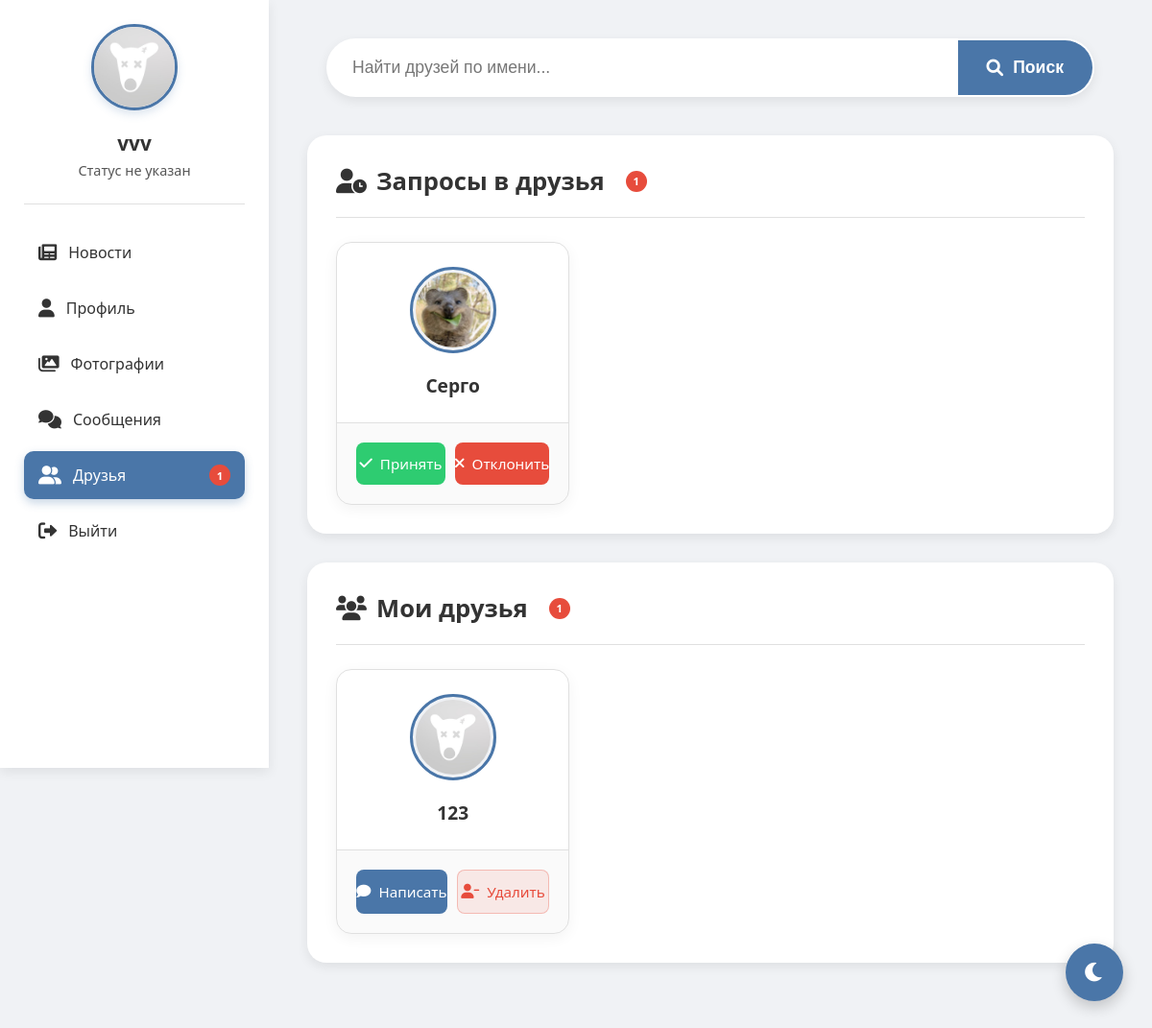
The app's page /friends (signed in), older data.
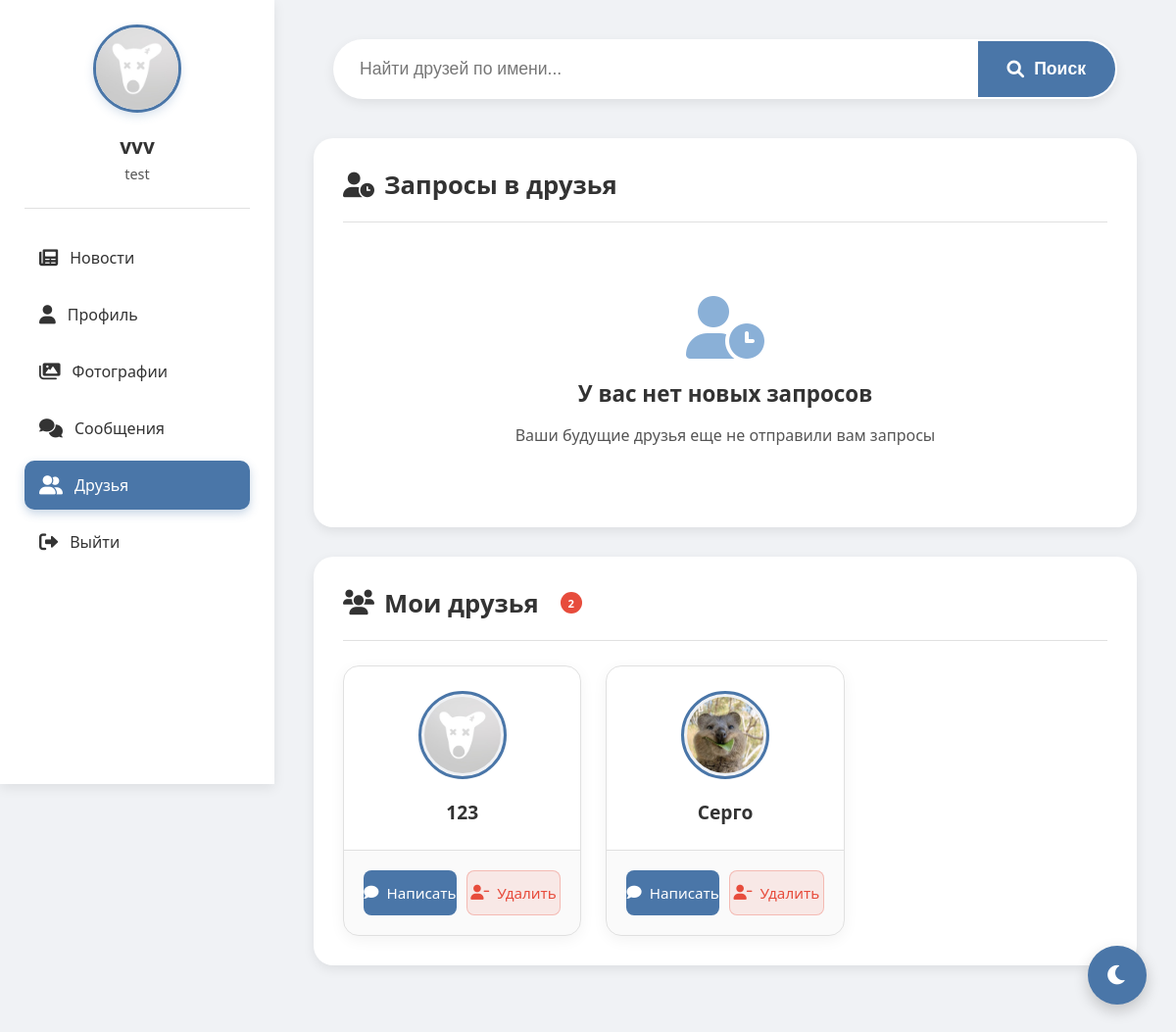
The same page, newer data.
### tables this page shows
CREATE TABLE users (
                id INTEGER PRIMARY KEY AUTOINCREMENT,
                username TEXT UNIQUE NOT NULL,
                password TEXT NOT NULL,
                email TEXT,
                bio TEXT,
                avatar TEXT);

### routes/friends.py (the view)
@bp.route('/friends', methods=['GET'])
def friends():
    if 'user_id' not in session:
        return redirect(url_for('auth.index'))
    user_id = session['user_id']
    conn = get_db()
    c = conn.cursor()
    c.execute("SELECT * FROM users WHERE id = ?", (user_id,))
    user = c.fetchone()
    c.execute('''SELECT users.id, users.username, users.avatar
                FROM friends
                JOIN users ON friends.user_id = users.id
                WHERE friends.friend_id = ? AND friends.status = 'pending' ''', (user_id,))
    requests = c.fetchall()
    c.execute('''SELECT users.id, users.username, users.avatar
                FROM friends
                JOIN users ON friends.friend_id = users.id
                WHERE friends.user_id = ? AND friends.status = 'accepted'
                UNION
                SELECT users.id, users.username, users.avatar
                FROM friends
                JOIN users ON friends.user_id = users.id
                WHERE friends.friend_id = ? AND friends.status = 'accepted'
                ORDER BY username''', (user_id, user_id))
    friends_list = c.fetchall()
    search_query = request.args.get('search', '')
    search_results = []
    if search_query:
        c.execute("SELECT id, username, avatar FROM users WHERE username LIKE ? AND id != ?",
                 (f'%{search_query}%', user_id))
        search_results = c.fetchall()
    conn.close()
    return render_template('friends.html',
                         user=user,
                         requests=requests,
                         friends=friends_list,
                         search_results=search_results,
                         search_query=search_query)

### models.py (called while the page is built)
def get_db():
    conn = sqlite3.connect('social_network.db')
    conn.row_factory = sqlite3.Row
    return conn

### templates/friends.html (shortened to what the changed rows need)
<!DOCTYPE html>
<html lang="ru">
<head>
    <link href="https://cdnjs.cloudflare.com/ajax/libs/font-awesome/6.0.0/css/all.min.css" rel="stylesheet">
</head>
<body>
    <div class="sidebar">
        <div class="profile-card">
            <img src="{% if user[5] %}{{ url_for('static', filename='uploads/' + user[5]) }}{% else %}{{ url_for('static', filename='uploads/default_avatar.png') }}{% endif %}"
                 alt="Avatar"
                 onerror="this.onerror=null; this.src='{{ url_for('static', filename='uploads/default_avatar.png') }}'">
            <h3>{{ user[1] }}</h3>
            <p>{{ user[4] or 'Статус не указан' }}</p>
        </div>
        <div class="nav">
            <a href="{{ url_for('friends.friends') }}" class="active">
                <i class="fas fa-user-friends"></i> Друзья
                {% if requests %}<span class="badge">{{ requests|length }}</span>{% endif %}
            </a>
        </div>
    </div>
    <div class="content">
        <div class="section">
            <div class="section-title">
                <h2><i class="fas fa-user-clock"></i> Запросы в друзья {% if requests %}<span class="badge">{{ requests|length }}</span>{% endif %}</h2>
            </div>
            {% if requests %}
            <div class="friends-grid">
                {% for req in requests %}
                <div class="friend-card">
                    <div class="friend-header">
                        <img src="{{ url_for('static', filename='uploads/' + req[2]) if req[2] else url_for('static', filename='uploads/default_avatar.png') }}"
                             class="friend-avatar" alt="{{ req[1] }}"
                             onerror="this.onerror=null; this.src='{{ url_for('static', filename='uploads/default_avatar.png') }}'">
                        <div class="friend-name">{{ req[1] }}</div>
                    </div>
                    <div class="friend-actions">
                        <a href="{{ url_for('friends.accept_friend', friend_id=req[0]) }}" class="btn-accept">
                            <i class="fas fa-check"></i> Принять
                        </a>
                        <a href="{{ url_for('friends.remove_friend', friend_id=req[0]) }}" class="btn-reject">
                            <i class="fas fa-times"></i> Отклонить
                        </a>
                    </div>
                </div>
                {% endfor %}
            </div>
            {% else %}
            <div class="empty-state">
                <i class="fas fa-user-clock"></i>
                <h3>У вас нет новых запросов</h3>
                <p>Ваши будущие друзья еще не отправили вам запросы</p>
            </div>
            {% endif %}
        </div>
        <div class="section">
            <div class="section-title">
                <h2><i class="fas fa-users"></i> Мои друзья {% if friends %}<span class="badge">{{ friends|length }}</span>{% endif %}</h2>
            </div>
            {% if friends %}
            <div class="friends-grid">
                {% for friend in friends %}
                <div class="friend-card">
                    <div class="friend-header">
                        <img src="{{ url_for('static', filename='uploads/' + friend[2]) if friend[2] else url_for('static', filename='uploads/default_avatar.png') }}"
                             class="friend-avatar" alt="{{ friend[1] }}"
                             onerror="this.onerror=null; this.src='{{ url_for('static', filename='uploads/default_avatar.png') }}'">
                        <div class="friend-name">{{ friend[1] }}</div>
                    </div>
                    <div class="friend-actions">
                        <a href="{{ url_for('messages.messages', friend_id=friend[0]) }}" class="btn-message">
                            <i class="fas fa-comment"></i> Написать
                        </a>
                        <a href="{{ url_for('friends.remove_friend', friend_id=friend[0]) }}" class="btn-remove">
                            <i class="fas fa-user-minus"></i> Удалить
                        </a>
                    </div>
                </div>
                {% endfor %}
            </div>
            {% else %}
            <div class="empty-state">
                <i class="fas fa-users"></i>
                <h3>У вас пока нет друзей</h3>
                <p>Найдите новых друзей через поиск!</p>
            </div>
            {% endif %}
        </div>
    </div>
</body>
</html>

Row changes from the older to the newer data that the page shows:
changed users "vvv": bio (not shown) → "test"
shown differently, row unchanged: users "Серго": moves from the list under "Запросы в друзья 1" to the list under "Мои друзья 2"
Text that changed along with them:
{{ friends|length }}: "1" → "2"
{{ user[4] or 'Статус не указан' }}: "Статус не указан" → (not shown)
{{ requests|length }}: "1" → (not shown)
text now shown: "У вас нет новых запросов Ваши будущие друзья еще не отправили вам запросы"
